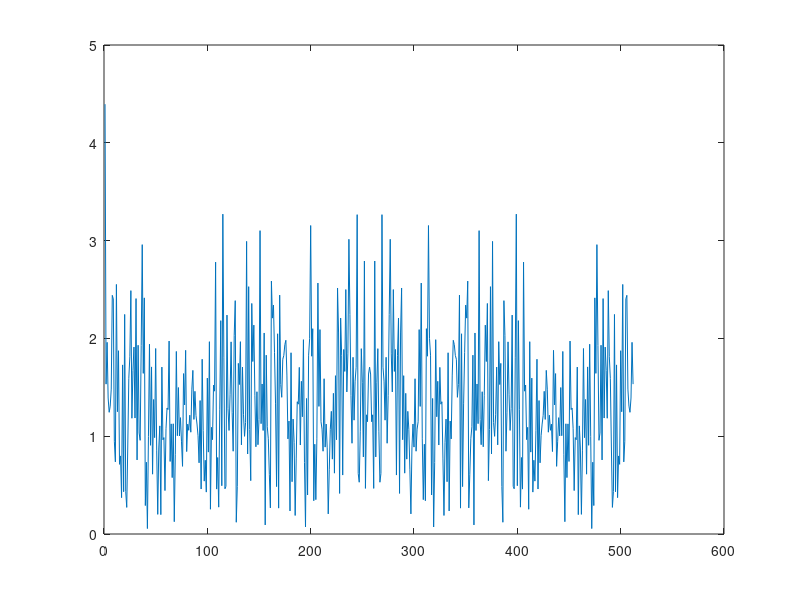

Here is the MATLAB script that generated this plot:
function [filtered_speech] = poisson_sinc_train_gen(block_size, fs, fc)

apply_plot=1;

if nargin == 0 
    fs = 16000;
    fc = 8000; %Filter cutoff frequency
    block_size = 512;
end
min_time = 5e-3;
resolution = 1 / fs ;

poiss_rndm_intrvls = [];
while isempty(poiss_rndm_intrvls)
    poiss_rndm_intrvls = exprnd(min_time,1,block_size)/resolution;
end

poiss_times = cumsum(poiss_rndm_intrvls);
poiss_times(poiss_times > block_size) =[];
% plot(poiss_times)

speech_block = zeros(1, block_size);

if ~isempty(poiss_times)
    speech_block(ceil(poiss_times))=1;
end

%%
block_times = (0: block_size-1)*resolution;
filt_ = 0.5 * sinc(2*pi*fc* block_times);

filtered_speech = conv(speech_block, filt_); %(end:-1:1));
filtered_speech = filtered_speech(1:block_size);


%% Plotting
if apply_plot == 1
    speech_fft =  fft(filtered_speech);    
    plot(abs(speech_fft))
end
 
% if apply_plot==1
%     stem(speech_block)
%     figure
%     plot(filt_);
%     figure
%     plot(filtered_speech);
% end










































